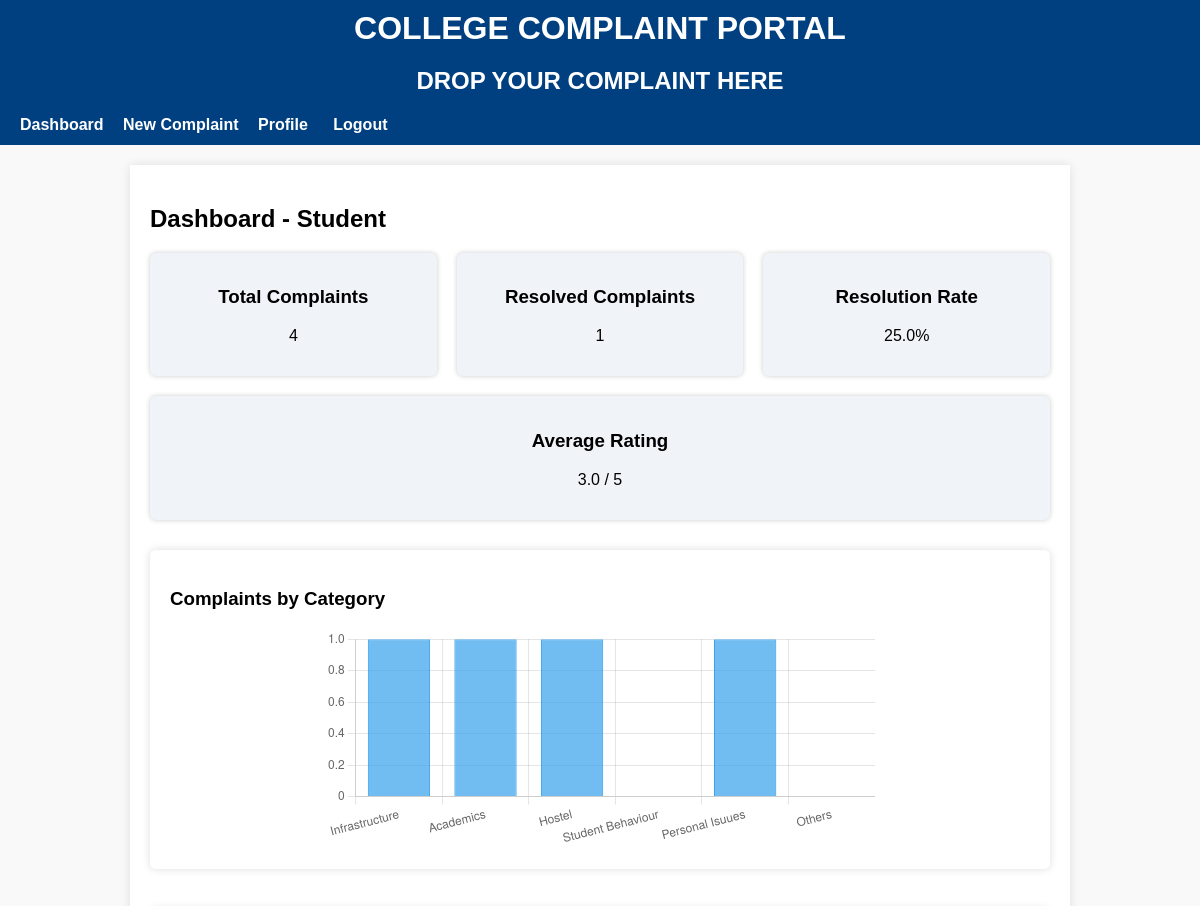
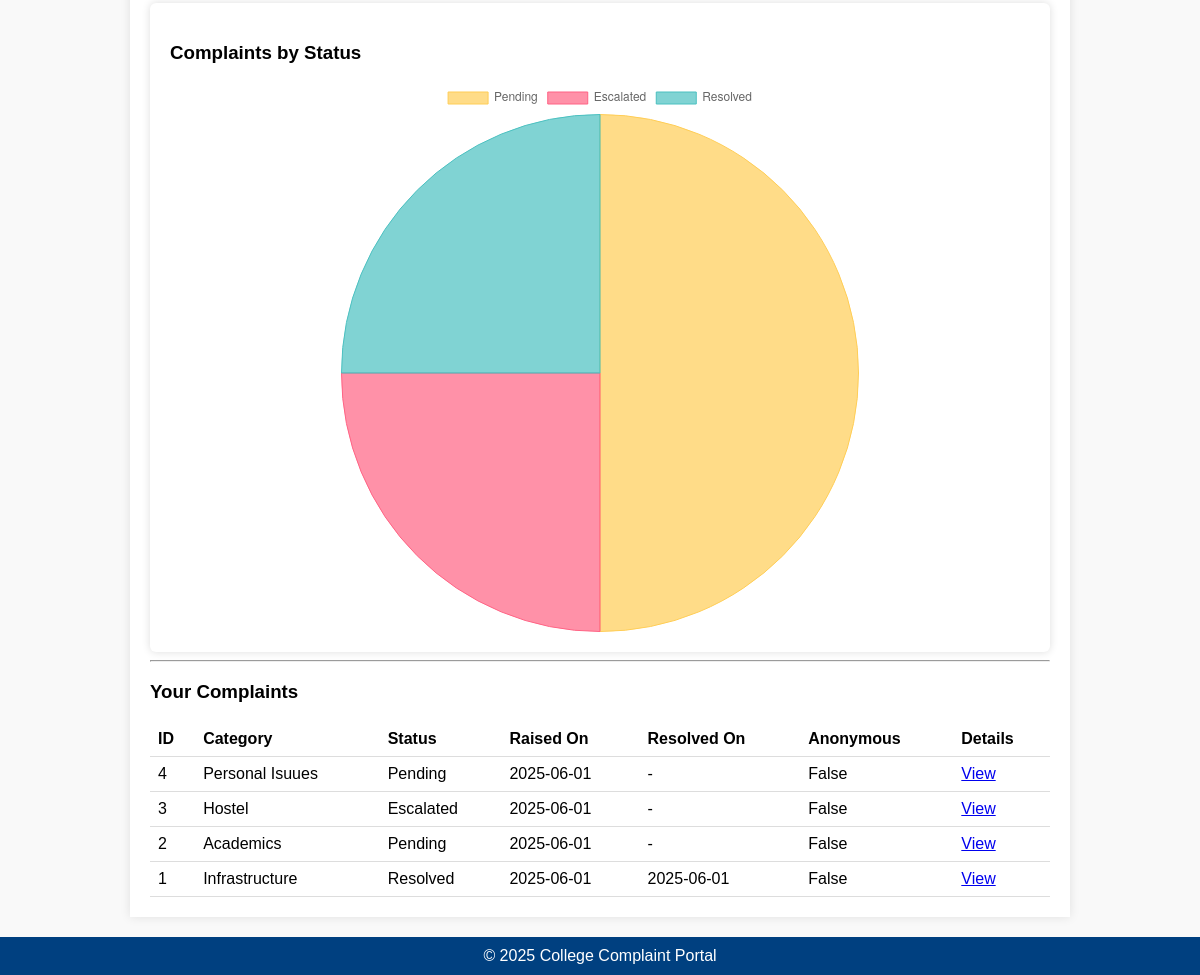
The app's page / (signed in), older data (2 pictures, top to bottom).
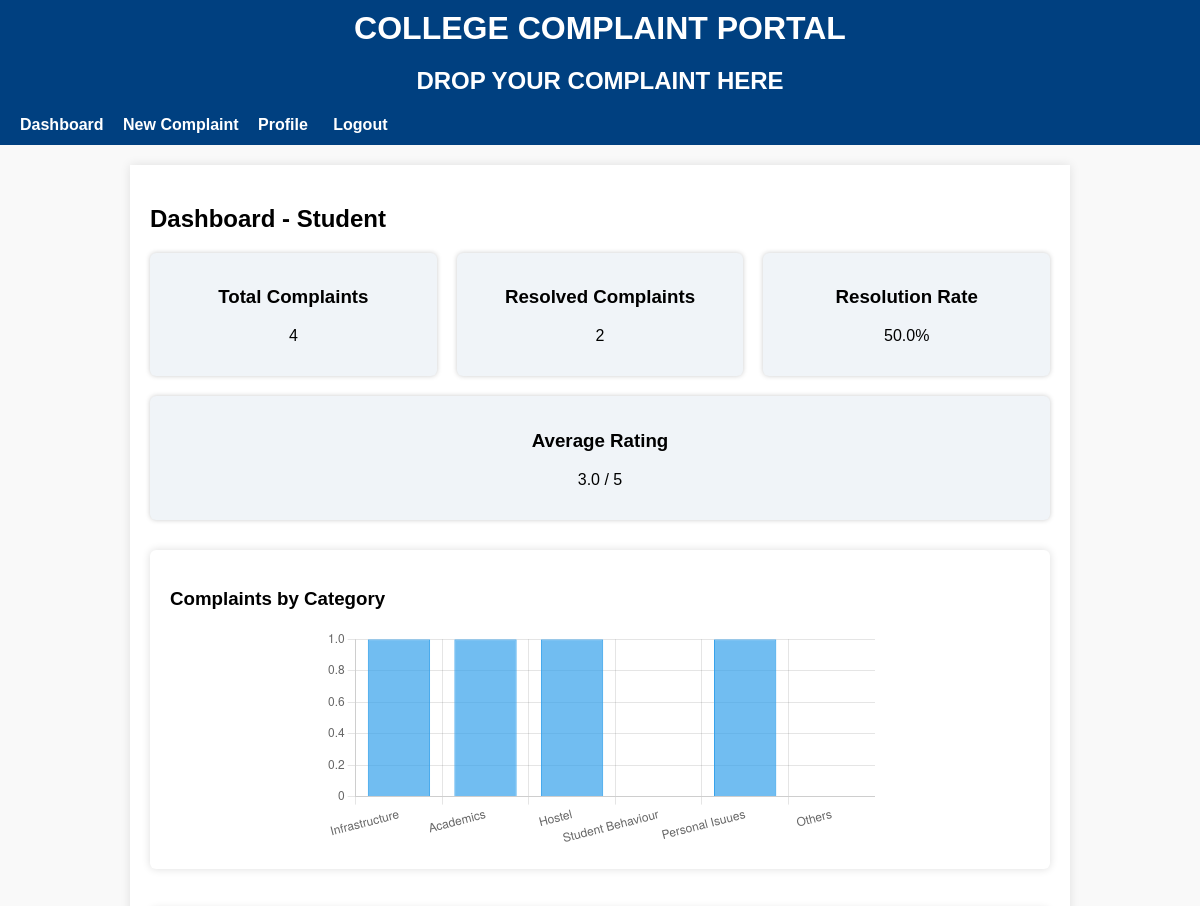
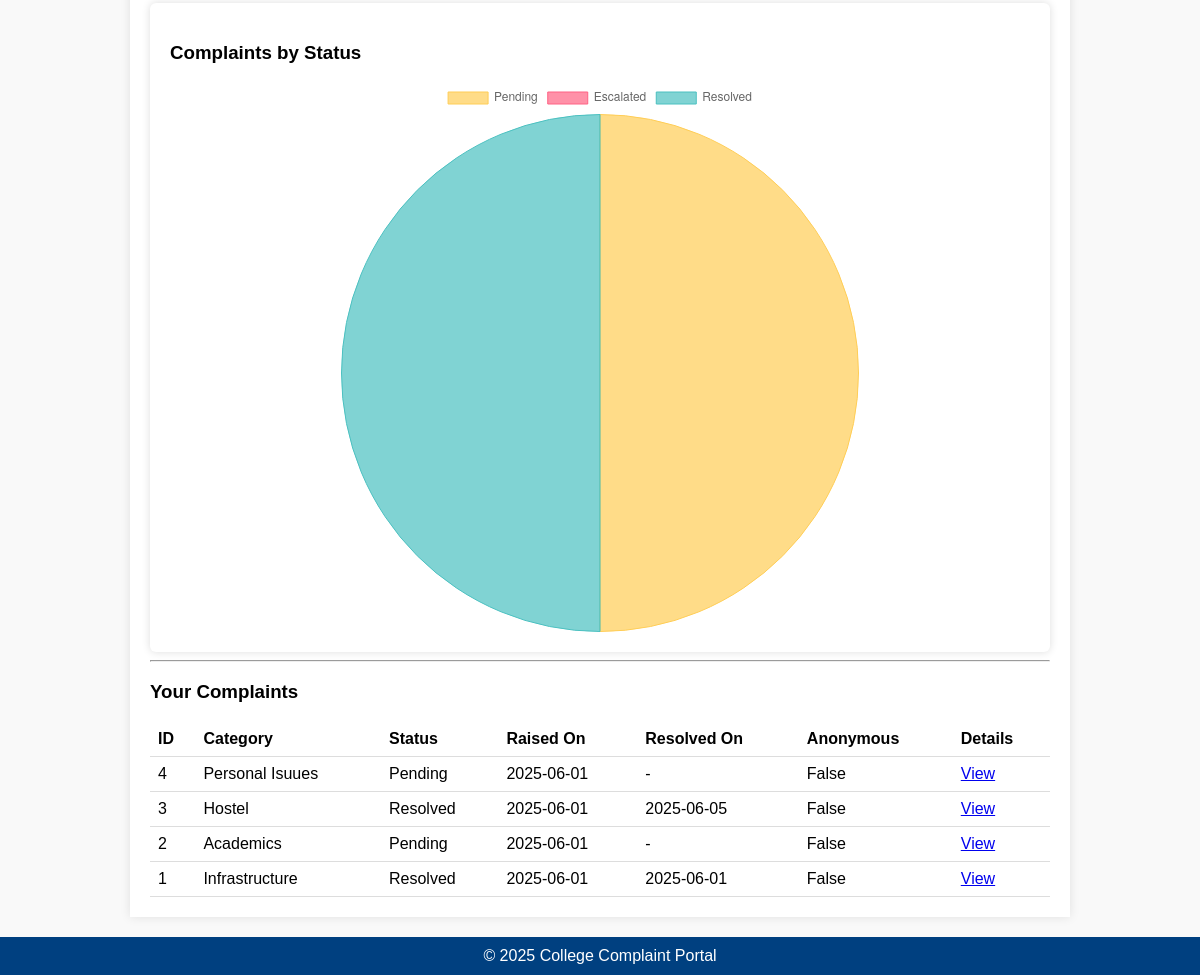
The same page, newer data (2 pictures, top to bottom).
### portal/models.py (models this page shows, shortened)
class Complaint(models.Model):
    user = models.ForeignKey(User, null=True, blank=True, on_delete=models.SET_NULL)
    anonymous = models.BooleanField(default=False)
    category = models.ForeignKey(Category, on_delete=models.SET_NULL, null=True)
    description = models.TextField()
    evidence = models.FileField(upload_to='evidence/', null=True, blank=True)
    created_at = models.DateTimeField(auto_now_add=True)
    resolved_at = models.DateTimeField(null=True, blank=True)
    status = models.CharField(max_length=20, choices=(
        ('Pending', 'Pending'),
        ('Escalated', 'Escalated'),
        ('Resolved', 'Resolved'),
    ), default='Pending')
    rating = models.PositiveIntegerField(null=True, blank=True, validators=[MinValueValidator(1), MaxValueValidator(5)])
    escalation_level = models.PositiveIntegerField(default=0)  # 0: initial, 1: class teacher, 2: HOD, 3: Principal
    email_sent = models.BooleanField(default=False)
    assigned_to = models.ForeignKey(User, null=True, blank=True, on_delete=models.SET_NULL, related_name='assigned_complaints')
    sentiment = models.FloatField(null=True, blank=True)

class Category(models.Model):
    name = models.CharField(max_length=100)

### portal/views.py (the view)
# urls.py: path('', views.dashboard, name='dashboard'),
@login_required
def dashboard(request):
    profile = Profile.objects.get(user=request.user)
    role = profile.role
    if role in ['student', 'faculty', 'non_teaching', 'worker']:
        complaints = Complaint.objects.filter(user=request.user).order_by('-created_at')
    elif role in ['class_teacher', 'hod', 'principal']:
        complaints = Complaint.objects.filter(assigned_to=request.user).order_by('-created_at')
    else:
        complaints = Complaint.objects.all().order_by('-created_at')
    categories = Category.objects.all()
    category_labels = [cat.name for cat in categories]
    category_counts = [complaints.filter(category=cat).count() for cat in categories]
    status_choices = ['Pending', 'Escalated', 'Resolved']
    status_counts = [complaints.filter(status=status).count() for status in status_choices]
    total_complaints = complaints.count()
    resolved_count = complaints.filter(status='Resolved').count()
    resolved_rate = (resolved_count / total_complaints * 100) if total_complaints else 0
    avg_rating = complaints.aggregate(avg=Avg('rating'))['avg'] or 0
    escalation_count = Complaint.objects.filter(status='Escalated').count() if role == 'admin' else 0
    overdue_count = 0
    if role == 'admin':
        overdue_count = Complaint.objects.filter(
            status__in=['Pending', 'Escalated'],
            created_at__lte=timezone.now() - timedelta(days=14)
        ).count()
    context = {
        'complaints': complaints,
        'role': role,
        'category_labels': category_labels,
        'category_counts': category_counts,
        'status_labels': status_choices,
        'status_counts': status_counts,
        'total_complaints': total_complaints,
        'resolved_count': resolved_count,
        'resolved_rate': round(resolved_rate, 2),
        'avg_rating': round(avg_rating, 2),
        'escalation_count': escalation_count,
        'overdue_count': overdue_count,
    }
    return render(request, 'portal/dashboard.html', context)

### portal/templates/portal/dashboard.html (shortened to what this page needs)
{% extends 'base.html' %}
{% block content %}
<h2>Dashboard - {{ role|capfirst }}</h2>
<div class="stats-container">
  <div class="stat-box">
    <h3>Total Complaints</h3>
    <p>{{ total_complaints }}</p>
  </div>
  <div class="stat-box">
    <h3>Resolved Complaints</h3>
    <p>{{ resolved_count }}</p>
  </div>
  <div class="stat-box">
    <h3>Resolution Rate</h3>
    <p>{{ resolved_rate }}%</p>
  </div>
  <div class="stat-box">
    <h3>Average Rating</h3>
    <p>{% if avg_rating > 0 %}{{ avg_rating }} / 5{% else %}N/A{% endif %}</p>
  </div>
</div>
<div class="charts-container">
  <div class="chart-box">
    <h3>Complaints by Category</h3>
    <canvas id="categoryChart"width="250" height="100"></canvas>
  </div>
  <div class="chart-box">
    <h3>Complaints by Status</h3>
    <canvas id="statusChart" width="050";height="050"></canvas>
  </div>
</div>
<hr>
<h3>Your Complaints</h3>
{% if complaints %}
  <table>
    <thead>
      <tr>
        <th>ID</th>
        <th>Category</th>
        <th>Status</th>
        <th>Raised On</th>
        <th>Resolved On</th>
        <th>Anonymous</th>
        <th>Details</th>
      </tr>
    </thead>
    <tbody>
      {% for c in complaints %}
      <tr>
        <td>{{ c.id }}</td>
        <td>{{ c.category.name }}</td>
        <td>{{ c.status }}</td>
        <td>{{ c.created_at|date:"Y-m-d" }}</td>
        <td>{% if c.resolved_at %}{{ c.resolved_at|date:"Y-m-d" }}{% else %}-{% endif %}</td>
        <td>{{ c.anonymous }}</td>
        <td><a href="{% url 'complaint_detail' c.id %}">View</a></td>
      </tr>
      {% endfor %}
    </tbody>
  </table>
{% else %}
  <p>You have no complaints yet.</p>
{% endif %}
<script>
  const categoryLabels = {{ category_labels|safe }};
  const categoryData = {{ category_counts|safe }};
  const statusLabels = {{ status_labels|safe }};
  const statusData = {{ status_counts|safe }};
  // Category Chart
  const ctxCategory = document.getElementById('categoryChart').getContext('2d');
  const categoryChart = new Chart(ctxCategory, {
    type: 'bar',
    data: {
      labels: categoryLabels,
      datasets: [{
        label: '# of Complaints',
        data: categoryData,
        backgroundColor: 'rgba(54, 162, 235, 0.7)',
        borderColor: 'rgba(54, 162, 235, 1)',
        borderWidth: 1
      }]
    },
    options: {
      responsive: true,
      scales: {
        y: { beginAtZero: true, precision: 0 }
      },
      plugins: {
        legend: { display: false }
      }
    }
  });
  // Status Chart (Pie)
  const ctxStatus = document.getElementById('statusChart').getContext('2d');
  const statusChart = new Chart(ctxStatus, {
    type: 'pie',
    data: {
      labels: statusLabels,
      datasets: [{
        label: 'Complaint Status',
        data: statusData,
        backgroundColor: [
          'rgba(255, 205, 86, 0.7)',   // Pending - yellow
          'rgba(255, 99, 132, 0.7)',   // Escalated - red
          'rgba(75, 192, 192, 0.7)'    // Resolved - green
        ],
        borderColor: [
          'rgba(255, 205, 86, 1)',
          'rgba(255, 99, 132, 1)',
          'rgba(75, 192, 192, 1)'
        ],
        borderWidth: 1
      }]
    },
    options: { responsive: true }
  });
</script>
{% endblock %}

Row changes from the older to the newer data that the page shows:
changed Complaint "Hostel": status "Escalated" → "Resolved"; resolved_at (not shown) → "2025-06-05"; no longer shows "-"
Text that changed along with them:
{{ resolved_count }}: "1" → "2"
{{ resolved_rate }}: "25.0" → "50.0"
chart data {{ status_counts|safe }}: [2, 1, 1] → [2, 0, 2]
